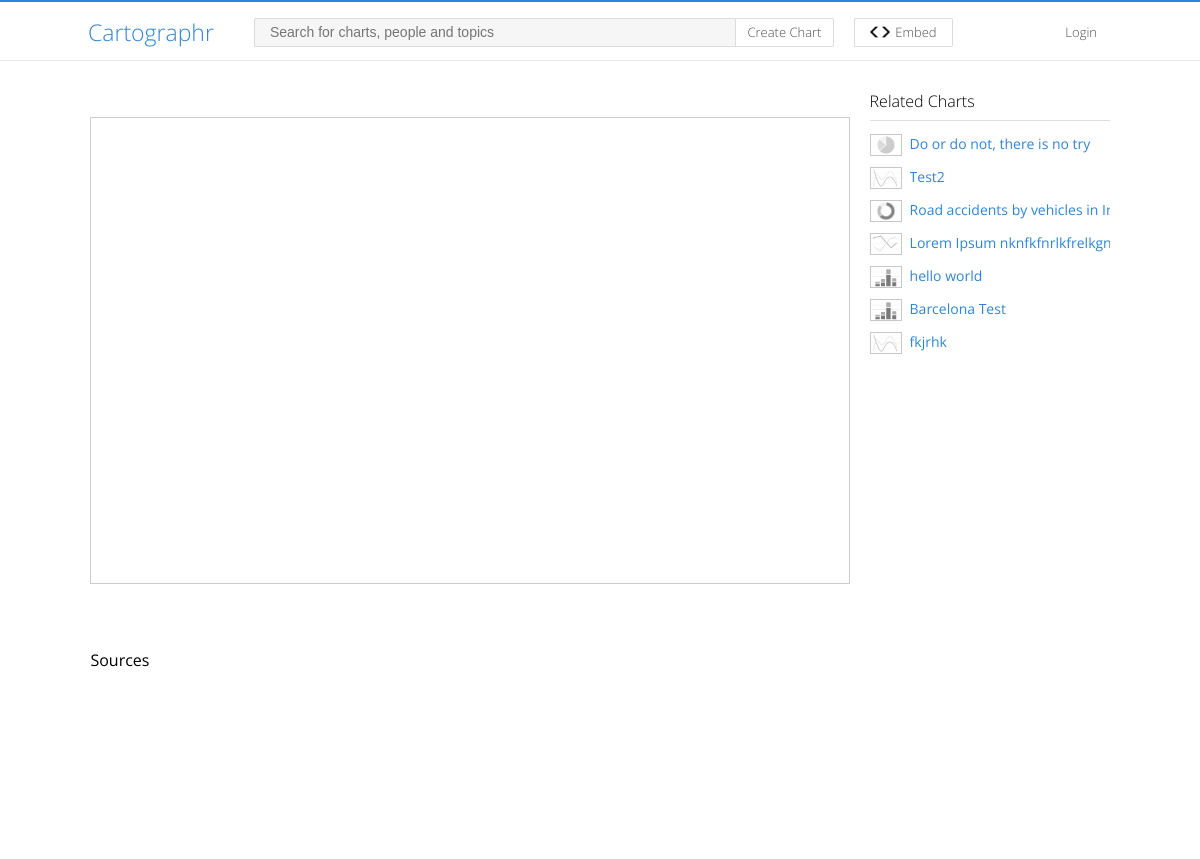
/nFT9z7quwH6, run on the app's committed database.
### tables this page shows
CREATE TABLE CHARTS(chart_id VARCHAR(11) PRIMARY KEY, chart_title VARCHAR(100), chart_description VARCHAR(300), chart_type VARCHAR(20),created_by INT(25),chart_title_trunc VARCHAR(100));

### server.py (the view)
@app.route("/<chart_id>")
def make(chart_id):
    cursor =  sqlite3.connect("data/database/charts.db").cursor()
    query1 = cursor.execute("SELECT chart_data FROM CHARTS_DUMP WHERE chart_title_trunc = '" + chart_id + "'")
    content = query1.fetchall()
    query2 =  cursor.execute("SELECT * FROM CHARTS LIMIT 10")
    colname = [ d[0] for d in query2.description ]
    data = [ dict(zip(colname, r)) for r in query2.fetchall()]
    cursor.close()
    cursor.connection.close()
    if 'google_token' in session:
        me = google.get('userinfo')
        return render_template("make.html", chart=content, relChart=data, logged_in=True, user=me.data)
    else:
        return render_template("make.html", chart=content, relChart=data, logged_in=False)

### templates/make.html (shortened to what this page needs)
<!DOCTYPE HTML>
<html>
	<head>
		<link rel="stylesheet" href="static/css/_sVMEuft1dhR.css" />
		<link rel="stylesheet" href="https://cdnjs.cloudflare.com/ajax/libs/c3/0.4.11/c3.min.css" />
	</head>
	<body>
		<div class="bar" id="topbar">
			<div id="insidebar">
				<ul class="leftsided">
					<li><a href="/" style="color:#2b87db;">Cartographr</a></li>
					<li style="margin-left:40px;">
						<form id="searchbox" action="">
   							<input id="search" type="text" placeholder="Search for charts, people and topics">
						</form>
					</li>
					<li><a href="chart" class="button" id="crt_chart">Create Chart</a></li>
					<li style="margin-left:20px;"><a class="button" id="embed_chart" style="cursor:pointer;"><img src="static/img/essential2/embed.png" height=20 style="vertical-align:middle;margin-top:-3px;margin-right:5px;">Embed</a></li>
				</ul>
				<ul class="rightsided">
					{% if logged_in %}
					<a id="signer" href="#">
						<li id="login" style="height:58px;">
							<img id='avatar' src="{{user.picture}}" height='24' style='vertical-align:middle;border-radius:12px;margin-right:8px;'>{{user.given_name}}
						</li>
						<ul id="profile_div" style="z-index:20;width:152px;height:200px;margin-left:-55px;border:solid 1px rgb(200,200,200);margin-top:65px;display:none;">
							<a href="/profile/{{user.email}}"><li>Profile</li></a>
							<a href="/stats"><li>Stats</li></a>
							<a href="/help"><li>Help</li></a>
							<a href="/about"><li>About</li></a>
							<a href="/logout/home"><li>Logout</li></a>
						</ul>
					</a>
					{% else %}
					<a id="loginer" href="#"><li id="login" style="height:58px;">Login</li></a>
					{% endif %}
				</ul>
			</div>
		</div>
		<div class="container">
			<div class="makeChart">
				<p id="ctitle"></p>
				<div id="chart">
				</div>
				<div id="chart-detail" class="chart-follow">
				</div>
				<div class="chart-follow" id="source-dialog">
					<p>Sources</p>
				</div>
			</div>
			<div id="rightner">
				<span style="font-weight:300;">Related Charts</span>
				<hr style="border:0;height:1px;background:#DDD;">
				<ul class="disp">
					{% for chart in relChart %}
					<a href='/{{chart.chart_title_trunc}}'>
						<li>
							<div class='liImg' style="background-image: url('/static/img/essential/{{chart.chart_type}}.png');">
							</div>
							<div class='liTitle'>{{chart.chart_title}}</div>
						</li>
					</a>
					{% endfor %}
				</ul>
			</div>
		</div>
	</body>
</html>

### static/css/_sVMEuft1dhR.css (style rules this page uses)
html, body, div, applet, object, iframe, h1, h2, h4, h5, h6, p, blockquote, pre, a, abbr, acronym, address, big, cite, code, del, dfn, em, img, ins, kbd, q, s, samp, small, strike, strong, sub, sup, tt, var, b, u, i, center, dl, dt, dd, ol, ul, li, fieldset, form, label, legend, table, caption, tbody, tfoot, thead, article, aside, canvas, details, embed, figure, figcaption, footer, header, hgroup, menu, nav, output, ruby, section, summary, time, mark, audio, video { margin: 0;padding: 0;border: 0;font-size: 100%;font: inherit;vertical-align: baseline; }
html { overflow-y: scroll; }
body { background: rgba(255,255,255,1);font-family: 'Open Sans', sans-serif; }
ul { list-style-type: none; }
a { text-decoration: none; }
.bar { width:100%;margin: 0 auto; }
#topbar { position: fixed;top:0;z-index:20;height:60px;background:rgba(255,255,255,1);border-bottom: solid 1px rgba(230,230,230,1); }
#insidebar { width:1024px;margin: 0 auto;height:60px;line-height:60px; }
#insidebar ul.leftsided { float:left; }
#insidebar ul.leftsided > li:first-child { padding-left:0px;color:rgba(0,128,0,1);font-size:23px; }
#insidebar ul li { font-weight:300;float: left;color:rgba(10,10,10,1);color: rgba(80,80,80,1);font-size: 13px; }
#insidebar ul li a { color:rgba(80,80,80,1); }
#searchbox input[type="text"] { background: rgba(170,170,170,0.1);border: solid 1px rgba(220,220,220,1);color: #777;width:450px;height:15px;font-size:14px;padding:6px 15px 6px 15px;border-right:0px;border-radius:2px 0px 0px 2px;-webkit-transition: all 0.15s;transition: all 0.15s; }
#insidebar ul.rightsided { float:right;padding-left:0px; }
#insidebar ul.rightsided li { padding-left:15px;padding-right:15px;cursor:pointer; }
.button { display: inline-block;width:85px;height:15px;margin:0px;padding:6px;border:solid 1px rgba(220,220,220,1);background: rgba(255,255,255,1);border-radius: 0px 2px 2px 0px;color: rgb(60,60,60);font-size:13px;line-height:15px;-webkit-transition: all 0.15s;transition: all 0.15s;font-weight:300;text-align: center; }
.container { width:1024px;margin:0 auto;margin-top:90px;text-align:center; }
#rightner { display: inline-block; height:610px; width: 240px; background: rgba(255,255,255,1); border:solid 0px rgba(0,0,0,0.2); vertical-align: top; text-align: left; margin-left: 15px; }
#rightner ul.disp li { width: 240px; height: auto; padding-top:5px; padding-bottom:5px; cursor: pointer; border-bottom: solid 1px rgba(255,255,255,1); display: inline-block; }
#rightner ul.disp li .liTitle { min-height: auto; line-height: 19px; color:#2b87db; font-size: 14px; font-weight:400; margin-left:40px; white-space:nowrap; overflow:hidden; -webkit-transition:color 0.15s; transition:color 0.15s; }
.container ul.disp li .liImg { float: left; width: 30px; height: 20px; border:solid 1px rgb(200,200,200); background-size: 30px 20px; -webkit-filter: grayscale(100%); filter: grayscale(100%); -webkit-transition: -webkit-filter 0.15s; transition: filter 0.15s; }
#chart { display: inline-block; height:450px; width: 758px; background: rgba(255,255,255,1); border:solid 1px rgba(0,0,0,0.2); border-top:0; vertical-align: top; }
.chart-follow { margin-top: 10px; display: inline-block; width:878px; padding-top: 10px; padding-bottom: 10px; background: rgba(255,255,255,1); border:solid 0px rgba(0,0,0,0.2); vertical-align: top; text-align: left; }
.makeChart { display: inline-block; width: 760px; vertical-align: top; margin-top:27px; }
#source-dialog { height:200px; }
#ctitle { background: rgba(255,255,255,1); padding-top: 10px; padding-bottom: 5px; font-weight:300; font-size: 18px; border:solid 1px rgba(0,0,0,0.2); border-bottom:0; }

### data on the page
CHARTS: shows a picture, chart_title "Do or do not, there is no try"
CHARTS: chart_type (picture), chart_title "Test2"
CHARTS: chart_type (picture), chart_title "Road accidents by vehicles in…"
CHARTS: chart_type (picture), chart_title "Lorem Ipsum…"
CHARTS: chart_type (picture), chart_title "hello world"
CHARTS: chart_type (picture), chart_title "Barcelona Test"
CHARTS: chart_type (picture), chart_title "fkjrhk"
